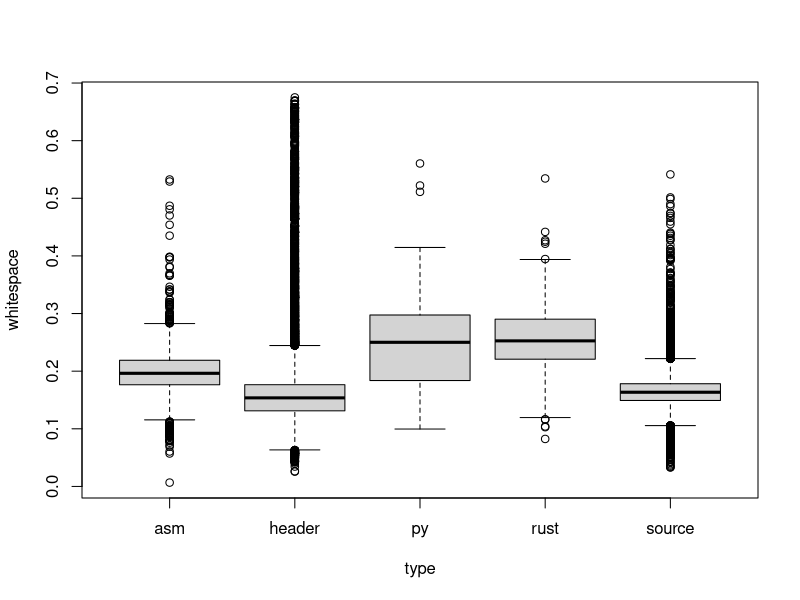

This figure's R source:
x <- read.csv("dataset.csv", header=T)
svg("w2_boxplots.svg")
# from ?boxplot: we can plot using a formula too.
boxplot(whitespace ~ type, data = x)
dev.off()
